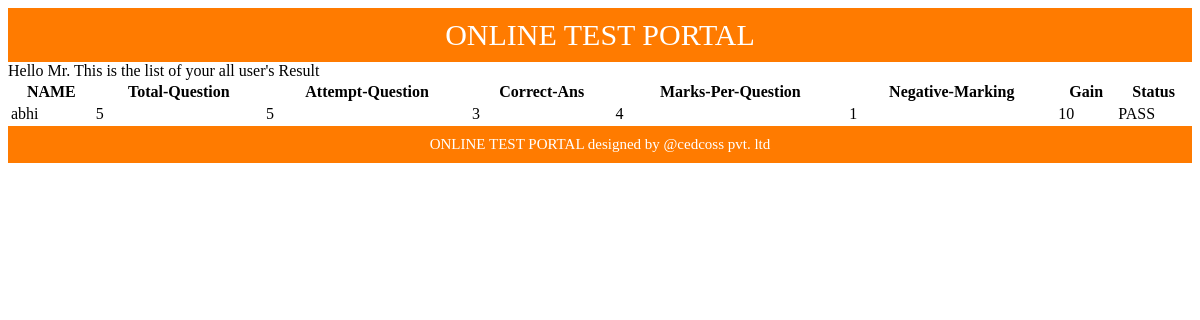
The page /Admin/result-user.php on the database its author committed.
### tables this page shows
CREATE TABLE `result` (
  `id` int(155) NOT NULL,
  `name` varchar(255) NOT NULL,
  `total_ques` int(155) NOT NULL,
  `attempt` int(155) NOT NULL,
  `correct_ans` int(155) NOT NULL,
  `right_marks` int(155) NOT NULL,
  `wrong_marks` int(155) NOT NULL,
  `gain` int(155) NOT NULL,
  `status` varchar(255) NOT NULL
);

### Admin/result-user.php (the view, shortened to what this page needs)
<?php
include 'header.php';
include 'config.php';
?>
<div class='sess-info'>Hello Mr. <?php echo $_SESSION['admin'];?> This is the list of your all user's Result</div>
<table id="result-table-one">
    <tr id="tr-css">
        <th class="result-td-css">NAME</th>
        <th class="result-td-css">Total-Question</th>
        <th class="result-td-css">Attempt-Question</th>
        <th class="result-td-css">Correct-Ans</th>
        <th class="result-td-css">Marks-Per-Question</th>
        <th class="result-td-css">Negative-Marking</th>
        <th class="result-td-css">Gain</th>
        <th class="result-td-css">Status</th>
    </tr>
<?php
$sql = "SELECT * FROM result";
$result = $conn->query($sql);
if ($result->num_rows > 0) {
    while ($row = $result->fetch_assoc()) { ?>
    <tr class='result-tr'>
    <td class="result-td-css"><?php echo $row['name'];?></td>
    <td class="result-td-css"><?php echo $row['total_ques'];?></td>
    <td class="result-td-css"><?php echo $row['attempt'];?></td>
    <td class="result-td-css"><?php echo $row['correct_ans'];?></td>
    <td class="result-td-css"><?php echo $row['right_marks'];?></td>
    <td class="result-td-css"><?php echo $row['wrong_marks'];?></td>
    <td class="result-td-css"><?php echo $row['gain'];?></td>
    <td class="result-td-css"><?php echo $row['status'];?></td>
    </tr>
<?php
    }
}
?>
</table>
<?php include 'footer.php'?>

### Admin/resources/css/style.css (style rules this page uses)
#result-table-one { width: 100%; }

### rows shown on the page
result: name "abhi", total_ques "5", attempt "5", correct_ans "3", right_marks "4", wrong_marks "1", gain "10", status "PASS"
